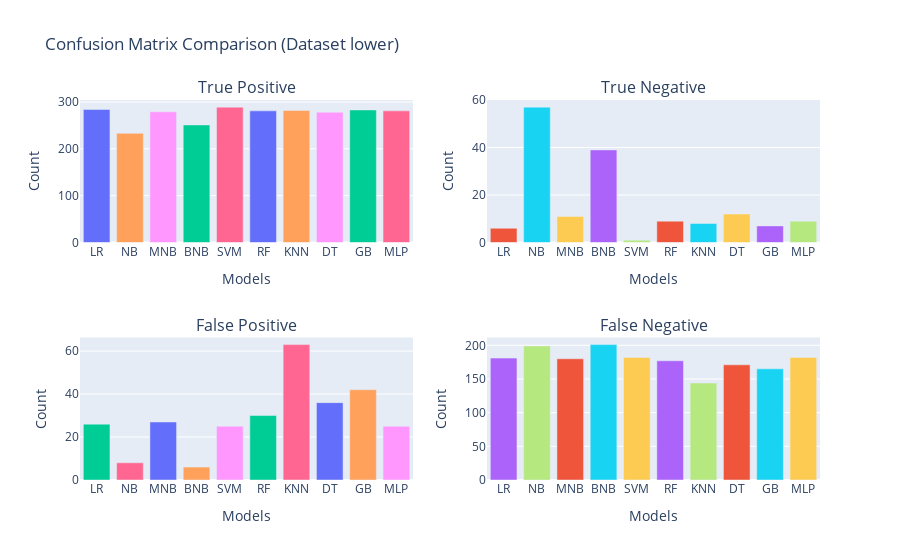
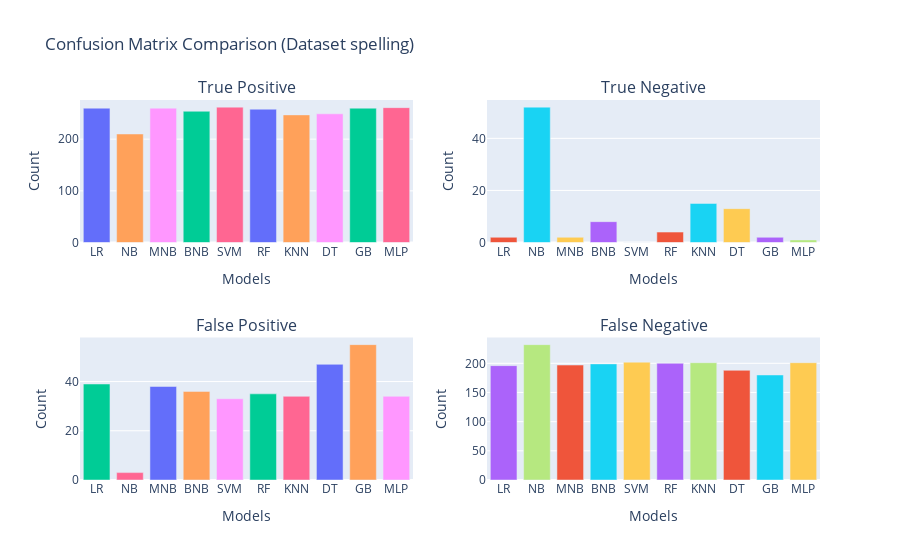
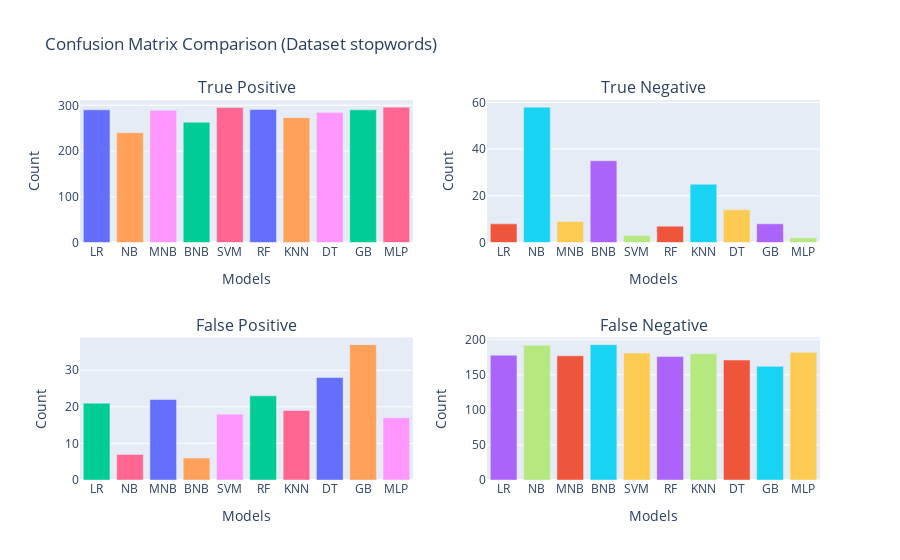
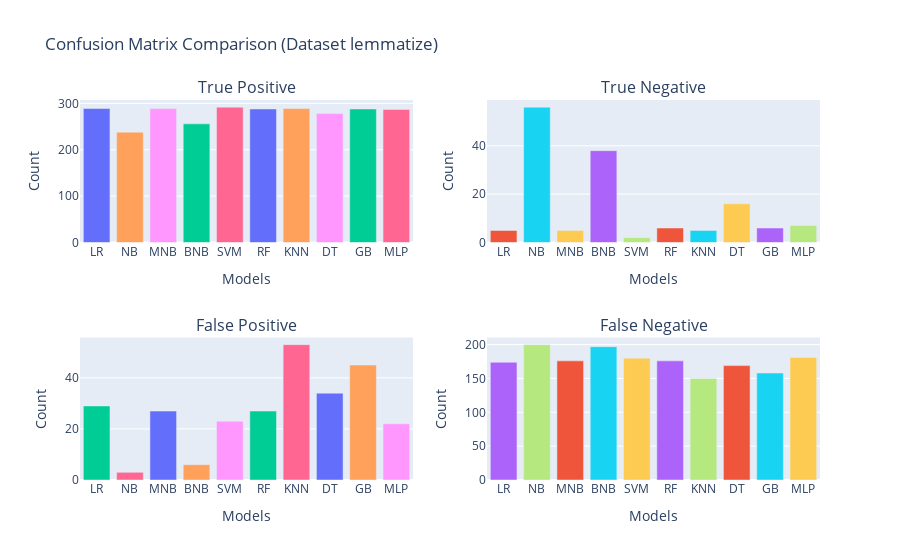

The notebook cell these images were saved under, in order:
### Code cell
for daset in datasets:
    model_names = []
    confusion_matrices = []

    for model in modles:
        model_names.append(model)
        confusion_matrices.append(modles[model][daset.attrs["name"]]['confusion_matrix'])

    # Create subplots for True Positive (TP), True Negative (TN), False Positive (FP), and False Negative (FN)
    fig = make_subplots(rows=2, cols=2, subplot_titles=("True Positive", "True Negative", "False Positive", "False Negative"))

    # Add bar plots for each confusion matrix value
    for i, model_name in enumerate(model_names):
        cm = confusion_matrices[i]
        fig.add_trace(go.Bar(x=[model_name], y=[cm[0][0]], name=model_name, showlegend=False), row=1, col=1)  # TP
        fig.add_trace(go.Bar(x=[model_name], y=[cm[0][1]], name=model_name, showlegend=False), row=1, col=2)  # TN
        fig.add_trace(go.Bar(x=[model_name], y=[cm[1][0]], name=model_name, showlegend=False), row=2, col=1)  # FP
        fig.add_trace(go.Bar(x=[model_name], y=[cm[1][1]], name=model_name, showlegend=False), row=2, col=2)  # FN

    # Update layout and axis titles
    fig.update_layout(title=f"Confusion Matrix Comparison (Dataset {daset.attrs['name']})", barmode="group")
    fig.update_xaxes(title_text="Models", row=1, col=1)
    fig.update_xaxes(title_text="Models", row=1, col=2)
    fig.update_xaxes(title_text="Models", row=2, col=1)
    fig.update_xaxes(title_text="Models", row=2, col=2)

    fig.update_yaxes(title_text="Count", row=1, col=1)
    fig.update_yaxes(title_text="Count", row=1, col=2)
    fig.update_yaxes(title_text="Count", row=2, col=1)
    fig.update_yaxes(title_text="Count", row=2, col=2)

    # Show plot
    fig.show()

### Figure 1 — Plotly figure (JSON) as saved in the notebook; plotly's stock layout.template omitted (floating-point values rounded to 4 significant figures)
{"data": [{"name": "LR", "showlegend": false, "type": "bar", "x": ["LR"], "xaxis": "x", "y": [284], "yaxis": "y"}, {"name": "LR", "showlegend": false, "type": "bar", "x": ["LR"], "xaxis": "x2", "y": [6], "yaxis": "y2"}, {"name": "LR", "showlegend": false, "type": "bar", "x": ["LR"], "xaxis": "x3", "y": [26], "yaxis": "y3"}, {"name": "LR", "showlegend": false, "type": "bar", "x": ["LR"], "xaxis": "x4", "y": [181], "yaxis": "y4"}, {"name": "NB", "showlegend": false, "type": "bar", "x": ["NB"], "xaxis": "x", "y": [233], "yaxis": "y"}, {"name": "NB", "showlegend": false, "type": "bar", "x": ["NB"], "xaxis": "x2", "y": [57], "yaxis": "y2"}, {"name": "NB", "showlegend": false, "type": "bar", "x": ["NB"], "xaxis": "x3", "y": [8], "yaxis": "y3"}, {"name": "NB", "showlegend": false, "type": "bar", "x": ["NB"], "xaxis": "x4", "y": [199], "yaxis": "y4"}, {"name": "MNB", "showlegend": false, "type": "bar", "x": ["MNB"], "xaxis": "x", "y": [279], "yaxis": "y"}, {"name": "MNB", "showlegend": false, "type": "bar", "x": ["MNB"], "xaxis": "x2", "y": [11], "yaxis": "y2"}, {"name": "MNB", "showlegend": false, "type": "bar", "x": ["MNB"], "xaxis": "x3", "y": [27], "yaxis": "y3"}, {"name": "MNB", "showlegend": false, "type": "bar", "x": ["MNB"], "xaxis": "x4", "y": [180], "yaxis": "y4"}, {"name": "BNB", "showlegend": false, "type": "bar", "x": ["BNB"], "xaxis": "x", "y": [251], "yaxis": "y"}, {"name": "BNB", "showlegend": false, "type": "bar", "x": ["BNB"], "xaxis": "x2", "y": [39], "yaxis": "y2"}, {"name": "BNB", "showlegend": false, "type": "bar", "x": ["BNB"], "xaxis": "x3", "y": [6], "yaxis": "y3"}, {"name": "BNB", "showlegend": false, "type": "bar", "x": ["BNB"], "xaxis": "x4", "y": [201], "yaxis": "y4"}, {"name": "SVM", "showlegend": false, "type": "bar", "x": ["SVM"], "xaxis": "x", "y": [289], "yaxis": "y"}, {"name": "SVM", "showlegend": false, "type": "bar", "x": ["SVM"], "xaxis": "x2", "y": [1], "yaxis": "y2"}, {"name": "SVM", "showlegend": false, "type": "bar", "x": ["SVM"], "xaxis": "x3", "y": [25], "yaxis": "y3"}, {"name": "SVM", "showlegend": false, "type": "bar", "x": ["SVM"], "xaxis": "x4", "y": [182], "yaxis": "y4"}, {"name": "RF", "showlegend": false, "type": "bar", "x": ["RF"], "xaxis": "x", "y": [281], "yaxis": "y"}, {"name": "RF", "showlegend": false, "type": "bar", "x": ["RF"], "xaxis": "x2", "y": [9], "yaxis": "y2"}, {"name": "RF", "showlegend": false, "type": "bar", "x": ["RF"], "xaxis": "x3", "y": [30], "yaxis": "y3"}, {"name": "RF", "showlegend": false, "type": "bar", "x": ["RF"], "xaxis": "x4", "y": [177], "yaxis": "y4"}, {"name": "KNN", "showlegend": false, "type": "bar", "x": ["KNN"], "xaxis": "x", "y": [282], "yaxis": "y"}, {"name": "KNN", "showlegend": false, "type": "bar", "x": ["KNN"], "xaxis": "x2", "y": [8], "yaxis": "y2"}, {"name": "KNN", "showlegend": false, "type": "bar", "x": ["KNN"], "xaxis": "x3", "y": [63], "yaxis": "y3"}, {"name": "KNN", "showlegend": false, "type": "bar", "x": ["KNN"], "xaxis": "x4", "y": [144], "yaxis": "y4"}, {"name": "DT", "showlegend": false, "type": "bar", "x": ["DT"], "xaxis": "x", "y": [278], "yaxis": "y"}, {"name": "DT", "showlegend": false, "type": "bar", "x": ["DT"], "xaxis": "x2", "y": [12], "yaxis": "y2"}, {"name": "DT", "showlegend": false, "type": "bar", "x": ["DT"], "xaxis": "x3", "y": [36], "yaxis": "y3"}, {"name": "DT", "showlegend": false, "type": "bar", "x": ["DT"], "xaxis": "x4", "y": [171], "yaxis": "y4"}, {"name": "GB", "showlegend": false, "type": "bar", "x": ["GB"], "xaxis": "x", "y": [283], "yaxis": "y"}, {"name": "GB", "showlegend": false, "type": "bar", "x": ["GB"], "xaxis": "x2", "y": [7], "yaxis": "y2"}, {"name": "GB", "showlegend": false, "type": "bar", "x": ["GB"], "xaxis": "x3", "y": [42], "yaxis": "y3"}, {"name": "GB", "showlegend": false, "type": "bar", "x": ["GB"], "xaxis": "x4", "y": [165], "yaxis": "y4"}, {"name": "MLP", "showlegend": false, "type": "bar", "x": ["MLP"], "xaxis": "x", "y": [281], "yaxis": "y"}, {"name": "MLP", "showlegend": false, "type": "bar", "x": ["MLP"], "xaxis": "x2", "y": [9], "yaxis": "y2"}, {"name": "MLP", "showlegend": false, "type": "bar", "x": ["MLP"], "xaxis": "x3", "y": [25], "yaxis": "y3"}, {"name": "MLP", "showlegend": false, "type": "bar", "x": ["MLP"], "xaxis": "x4", "y": [182], "yaxis": "y4"}], "layout": {"annotations": [{"font": {"size": 16}, "showarrow": false, "text": "True Positive", "x": 0.225, "xanchor": "center", "xref": "paper", "y": 1, "yanchor": "bottom", "yref": "paper"}, {"font": {"size": 16}, "showarrow": false, "text": "True Negative", "x": 0.775, "xanchor": "center", "xref": "paper", "y": 1, "yanchor": "bottom", "yref": "paper"}, {"font": {"size": 16}, "showarrow": false, "text": "False Positive", "x": 0.225, "xanchor": "center", "xref": "paper", "y": 0.375, "yanchor": "bottom", "yref": "paper"}, {"font": {"size": 16}, "showarrow": false, "text": "False Negative", "x": 0.775, "xanchor": "center", "xref": "paper", "y": 0.375, "yanchor": "bottom", "yref": "paper"}], "barmode": "group", "title": {"text": "Confusion Matrix Comparison (Dataset lower)"}, "xaxis": {"anchor": "y", "domain": [0, 0.45], "title": {"text": "Models"}}, "xaxis2": {"anchor": "y2", "domain": [0.55, 1], "title": {"text": "Models"}}, "xaxis3": {"anchor": "y3", "domain": [0, 0.45], "title": {"text": "Models"}}, "xaxis4": {"anchor": "y4", "domain": [0.55, 1], "title": {"text": "Models"}}, "yaxis": {"anchor": "x", "domain": [0.625, 1], "title": {"text": "Count"}}, "yaxis2": {"anchor": "x2", "domain": [0.625, 1], "title": {"text": "Count"}}, "yaxis3": {"anchor": "x3", "domain": [0, 0.375], "title": {"text": "Count"}}, "yaxis4": {"anchor": "x4", "domain": [0, 0.375], "title": {"text": "Count"}}}}

### Figure 2 — Plotly figure (JSON) as saved in the notebook; plotly's stock layout.template omitted (floating-point values rounded to 4 significant figures)
{"data": [{"name": "LR", "showlegend": false, "type": "bar", "x": ["LR"], "xaxis": "x", "y": [260], "yaxis": "y"}, {"name": "LR", "showlegend": false, "type": "bar", "x": ["LR"], "xaxis": "x2", "y": [2], "yaxis": "y2"}, {"name": "LR", "showlegend": false, "type": "bar", "x": ["LR"], "xaxis": "x3", "y": [39], "yaxis": "y3"}, {"name": "LR", "showlegend": false, "type": "bar", "x": ["LR"], "xaxis": "x4", "y": [196], "yaxis": "y4"}, {"name": "NB", "showlegend": false, "type": "bar", "x": ["NB"], "xaxis": "x", "y": [210], "yaxis": "y"}, {"name": "NB", "showlegend": false, "type": "bar", "x": ["NB"], "xaxis": "x2", "y": [52], "yaxis": "y2"}, {"name": "NB", "showlegend": false, "type": "bar", "x": ["NB"], "xaxis": "x3", "y": [3], "yaxis": "y3"}, {"name": "NB", "showlegend": false, "type": "bar", "x": ["NB"], "xaxis": "x4", "y": [232], "yaxis": "y4"}, {"name": "MNB", "showlegend": false, "type": "bar", "x": ["MNB"], "xaxis": "x", "y": [260], "yaxis": "y"}, {"name": "MNB", "showlegend": false, "type": "bar", "x": ["MNB"], "xaxis": "x2", "y": [2], "yaxis": "y2"}, {"name": "MNB", "showlegend": false, "type": "bar", "x": ["MNB"], "xaxis": "x3", "y": [38], "yaxis": "y3"}, {"name": "MNB", "showlegend": false, "type": "bar", "x": ["MNB"], "xaxis": "x4", "y": [197], "yaxis": "y4"}, {"name": "BNB", "showlegend": false, "type": "bar", "x": ["BNB"], "xaxis": "x", "y": [254], "yaxis": "y"}, {"name": "BNB", "showlegend": false, "type": "bar", "x": ["BNB"], "xaxis": "x2", "y": [8], "yaxis": "y2"}, {"name": "BNB", "showlegend": false, "type": "bar", "x": ["BNB"], "xaxis": "x3", "y": [36], "yaxis": "y3"}, {"name": "BNB", "showlegend": false, "type": "bar", "x": ["BNB"], "xaxis": "x4", "y": [199], "yaxis": "y4"}, {"name": "SVM", "showlegend": false, "type": "bar", "x": ["SVM"], "xaxis": "x", "y": [262], "yaxis": "y"}, {"name": "SVM", "showlegend": false, "type": "bar", "x": ["SVM"], "xaxis": "x2", "y": [0], "yaxis": "y2"}, {"name": "SVM", "showlegend": false, "type": "bar", "x": ["SVM"], "xaxis": "x3", "y": [33], "yaxis": "y3"}, {"name": "SVM", "showlegend": false, "type": "bar", "x": ["SVM"], "xaxis": "x4", "y": [202], "yaxis": "y4"}, {"name": "RF", "showlegend": false, "type": "bar", "x": ["RF"], "xaxis": "x", "y": [258], "yaxis": "y"}, {"name": "RF", "showlegend": false, "type": "bar", "x": ["RF"], "xaxis": "x2", "y": [4], "yaxis": "y2"}, {"name": "RF", "showlegend": false, "type": "bar", "x": ["RF"], "xaxis": "x3", "y": [35], "yaxis": "y3"}, {"name": "RF", "showlegend": false, "type": "bar", "x": ["RF"], "xaxis": "x4", "y": [200], "yaxis": "y4"}, {"name": "KNN", "showlegend": false, "type": "bar", "x": ["KNN"], "xaxis": "x", "y": [247], "yaxis": "y"}, {"name": "KNN", "showlegend": false, "type": "bar", "x": ["KNN"], "xaxis": "x2", "y": [15], "yaxis": "y2"}, {"name": "KNN", "showlegend": false, "type": "bar", "x": ["KNN"], "xaxis": "x3", "y": [34], "yaxis": "y3"}, {"name": "KNN", "showlegend": false, "type": "bar", "x": ["KNN"], "xaxis": "x4", "y": [201], "yaxis": "y4"}, {"name": "DT", "showlegend": false, "type": "bar", "x": ["DT"], "xaxis": "x", "y": [249], "yaxis": "y"}, {"name": "DT", "showlegend": false, "type": "bar", "x": ["DT"], "xaxis": "x2", "y": [13], "yaxis": "y2"}, {"name": "DT", "showlegend": false, "type": "bar", "x": ["DT"], "xaxis": "x3", "y": [47], "yaxis": "y3"}, {"name": "DT", "showlegend": false, "type": "bar", "x": ["DT"], "xaxis": "x4", "y": [188], "yaxis": "y4"}, {"name": "GB", "showlegend": false, "type": "bar", "x": ["GB"], "xaxis": "x", "y": [260], "yaxis": "y"}, {"name": "GB", "showlegend": false, "type": "bar", "x": ["GB"], "xaxis": "x2", "y": [2], "yaxis": "y2"}, {"name": "GB", "showlegend": false, "type": "bar", "x": ["GB"], "xaxis": "x3", "y": [55], "yaxis": "y3"}, {"name": "GB", "showlegend": false, "type": "bar", "x": ["GB"], "xaxis": "x4", "y": [180], "yaxis": "y4"}, {"name": "MLP", "showlegend": false, "type": "bar", "x": ["MLP"], "xaxis": "x", "y": [261], "yaxis": "y"}, {"name": "MLP", "showlegend": false, "type": "bar", "x": ["MLP"], "xaxis": "x2", "y": [1], "yaxis": "y2"}, {"name": "MLP", "showlegend": false, "type": "bar", "x": ["MLP"], "xaxis": "x3", "y": [34], "yaxis": "y3"}, {"name": "MLP", "showlegend": false, "type": "bar", "x": ["MLP"], "xaxis": "x4", "y": [201], "yaxis": "y4"}], "layout": {"annotations": [{"font": {"size": 16}, "showarrow": false, "text": "True Positive", "x": 0.225, "xanchor": "center", "xref": "paper", "y": 1, "yanchor": "bottom", "yref": "paper"}, {"font": {"size": 16}, "showarrow": false, "text": "True Negative", "x": 0.775, "xanchor": "center", "xref": "paper", "y": 1, "yanchor": "bottom", "yref": "paper"}, {"font": {"size": 16}, "showarrow": false, "text": "False Positive", "x": 0.225, "xanchor": "center", "xref": "paper", "y": 0.375, "yanchor": "bottom", "yref": "paper"}, {"font": {"size": 16}, "showarrow": false, "text": "False Negative", "x": 0.775, "xanchor": "center", "xref": "paper", "y": 0.375, "yanchor": "bottom", "yref": "paper"}], "barmode": "group", "title": {"text": "Confusion Matrix Comparison (Dataset spelling)"}, "xaxis": {"anchor": "y", "domain": [0, 0.45], "title": {"text": "Models"}}, "xaxis2": {"anchor": "y2", "domain": [0.55, 1], "title": {"text": "Models"}}, "xaxis3": {"anchor": "y3", "domain": [0, 0.45], "title": {"text": "Models"}}, "xaxis4": {"anchor": "y4", "domain": [0.55, 1], "title": {"text": "Models"}}, "yaxis": {"anchor": "x", "domain": [0.625, 1], "title": {"text": "Count"}}, "yaxis2": {"anchor": "x2", "domain": [0.625, 1], "title": {"text": "Count"}}, "yaxis3": {"anchor": "x3", "domain": [0, 0.375], "title": {"text": "Count"}}, "yaxis4": {"anchor": "x4", "domain": [0, 0.375], "title": {"text": "Count"}}}}

### Figure 3 — Plotly figure (JSON) as saved in the notebook; plotly's stock layout.template omitted (floating-point values rounded to 4 significant figures)
{"data": [{"name": "LR", "showlegend": false, "type": "bar", "x": ["LR"], "xaxis": "x", "y": [290], "yaxis": "y"}, {"name": "LR", "showlegend": false, "type": "bar", "x": ["LR"], "xaxis": "x2", "y": [8], "yaxis": "y2"}, {"name": "LR", "showlegend": false, "type": "bar", "x": ["LR"], "xaxis": "x3", "y": [21], "yaxis": "y3"}, {"name": "LR", "showlegend": false, "type": "bar", "x": ["LR"], "xaxis": "x4", "y": [178], "yaxis": "y4"}, {"name": "NB", "showlegend": false, "type": "bar", "x": ["NB"], "xaxis": "x", "y": [240], "yaxis": "y"}, {"name": "NB", "showlegend": false, "type": "bar", "x": ["NB"], "xaxis": "x2", "y": [58], "yaxis": "y2"}, {"name": "NB", "showlegend": false, "type": "bar", "x": ["NB"], "xaxis": "x3", "y": [7], "yaxis": "y3"}, {"name": "NB", "showlegend": false, "type": "bar", "x": ["NB"], "xaxis": "x4", "y": [192], "yaxis": "y4"}, {"name": "MNB", "showlegend": false, "type": "bar", "x": ["MNB"], "xaxis": "x", "y": [289], "yaxis": "y"}, {"name": "MNB", "showlegend": false, "type": "bar", "x": ["MNB"], "xaxis": "x2", "y": [9], "yaxis": "y2"}, {"name": "MNB", "showlegend": false, "type": "bar", "x": ["MNB"], "xaxis": "x3", "y": [22], "yaxis": "y3"}, {"name": "MNB", "showlegend": false, "type": "bar", "x": ["MNB"], "xaxis": "x4", "y": [177], "yaxis": "y4"}, {"name": "BNB", "showlegend": false, "type": "bar", "x": ["BNB"], "xaxis": "x", "y": [263], "yaxis": "y"}, {"name": "BNB", "showlegend": false, "type": "bar", "x": ["BNB"], "xaxis": "x2", "y": [35], "yaxis": "y2"}, {"name": "BNB", "showlegend": false, "type": "bar", "x": ["BNB"], "xaxis": "x3", "y": [6], "yaxis": "y3"}, {"name": "BNB", "showlegend": false, "type": "bar", "x": ["BNB"], "xaxis": "x4", "y": [193], "yaxis": "y4"}, {"name": "SVM", "showlegend": false, "type": "bar", "x": ["SVM"], "xaxis": "x", "y": [295], "yaxis": "y"}, {"name": "SVM", "showlegend": false, "type": "bar", "x": ["SVM"], "xaxis": "x2", "y": [3], "yaxis": "y2"}, {"name": "SVM", "showlegend": false, "type": "bar", "x": ["SVM"], "xaxis": "x3", "y": [18], "yaxis": "y3"}, {"name": "SVM", "showlegend": false, "type": "bar", "x": ["SVM"], "xaxis": "x4", "y": [181], "yaxis": "y4"}, {"name": "RF", "showlegend": false, "type": "bar", "x": ["RF"], "xaxis": "x", "y": [291], "yaxis": "y"}, {"name": "RF", "showlegend": false, "type": "bar", "x": ["RF"], "xaxis": "x2", "y": [7], "yaxis": "y2"}, {"name": "RF", "showlegend": false, "type": "bar", "x": ["RF"], "xaxis": "x3", "y": [23], "yaxis": "y3"}, {"name": "RF", "showlegend": false, "type": "bar", "x": ["RF"], "xaxis": "x4", "y": [176], "yaxis": "y4"}, {"name": "KNN", "showlegend": false, "type": "bar", "x": ["KNN"], "xaxis": "x", "y": [273], "yaxis": "y"}, {"name": "KNN", "showlegend": false, "type": "bar", "x": ["KNN"], "xaxis": "x2", "y": [25], "yaxis": "y2"}, {"name": "KNN", "showlegend": false, "type": "bar", "x": ["KNN"], "xaxis": "x3", "y": [19], "yaxis": "y3"}, {"name": "KNN", "showlegend": false, "type": "bar", "x": ["KNN"], "xaxis": "x4", "y": [180], "yaxis": "y4"}, {"name": "DT", "showlegend": false, "type": "bar", "x": ["DT"], "xaxis": "x", "y": [284], "yaxis": "y"}, {"name": "DT", "showlegend": false, "type": "bar", "x": ["DT"], "xaxis": "x2", "y": [14], "yaxis": "y2"}, {"name": "DT", "showlegend": false, "type": "bar", "x": ["DT"], "xaxis": "x3", "y": [28], "yaxis": "y3"}, {"name": "DT", "showlegend": false, "type": "bar", "x": ["DT"], "xaxis": "x4", "y": [171], "yaxis": "y4"}, {"name": "GB", "showlegend": false, "type": "bar", "x": ["GB"], "xaxis": "x", "y": [290], "yaxis": "y"}, {"name": "GB", "showlegend": false, "type": "bar", "x": ["GB"], "xaxis": "x2", "y": [8], "yaxis": "y2"}, {"name": "GB", "showlegend": false, "type": "bar", "x": ["GB"], "xaxis": "x3", "y": [37], "yaxis": "y3"}, {"name": "GB", "showlegend": false, "type": "bar", "x": ["GB"], "xaxis": "x4", "y": [162], "yaxis": "y4"}, {"name": "MLP", "showlegend": false, "type": "bar", "x": ["MLP"], "xaxis": "x", "y": [296], "yaxis": "y"}, {"name": "MLP", "showlegend": false, "type": "bar", "x": ["MLP"], "xaxis": "x2", "y": [2], "yaxis": "y2"}, {"name": "MLP", "showlegend": false, "type": "bar", "x": ["MLP"], "xaxis": "x3", "y": [17], "yaxis": "y3"}, {"name": "MLP", "showlegend": false, "type": "bar", "x": ["MLP"], "xaxis": "x4", "y": [182], "yaxis": "y4"}], "layout": {"annotations": [{"font": {"size": 16}, "showarrow": false, "text": "True Positive", "x": 0.225, "xanchor": "center", "xref": "paper", "y": 1, "yanchor": "bottom", "yref": "paper"}, {"font": {"size": 16}, "showarrow": false, "text": "True Negative", "x": 0.775, "xanchor": "center", "xref": "paper", "y": 1, "yanchor": "bottom", "yref": "paper"}, {"font": {"size": 16}, "showarrow": false, "text": "False Positive", "x": 0.225, "xanchor": "center", "xref": "paper", "y": 0.375, "yanchor": "bottom", "yref": "paper"}, {"font": {"size": 16}, "showarrow": false, "text": "False Negative", "x": 0.775, "xanchor": "center", "xref": "paper", "y": 0.375, "yanchor": "bottom", "yref": "paper"}], "barmode": "group", "title": {"text": "Confusion Matrix Comparison (Dataset stopwords)"}, "xaxis": {"anchor": "y", "domain": [0, 0.45], "title": {"text": "Models"}}, "xaxis2": {"anchor": "y2", "domain": [0.55, 1], "title": {"text": "Models"}}, "xaxis3": {"anchor": "y3", "domain": [0, 0.45], "title": {"text": "Models"}}, "xaxis4": {"anchor": "y4", "domain": [0.55, 1], "title": {"text": "Models"}}, "yaxis": {"anchor": "x", "domain": [0.625, 1], "title": {"text": "Count"}}, "yaxis2": {"anchor": "x2", "domain": [0.625, 1], "title": {"text": "Count"}}, "yaxis3": {"anchor": "x3", "domain": [0, 0.375], "title": {"text": "Count"}}, "yaxis4": {"anchor": "x4", "domain": [0, 0.375], "title": {"text": "Count"}}}}

### Figure 4 — Plotly figure (JSON) as saved in the notebook; plotly's stock layout.template omitted (floating-point values rounded to 4 significant figures)
{"data": [{"name": "LR", "showlegend": false, "type": "bar", "x": ["LR"], "xaxis": "x", "y": [289], "yaxis": "y"}, {"name": "LR", "showlegend": false, "type": "bar", "x": ["LR"], "xaxis": "x2", "y": [5], "yaxis": "y2"}, {"name": "LR", "showlegend": false, "type": "bar", "x": ["LR"], "xaxis": "x3", "y": [29], "yaxis": "y3"}, {"name": "LR", "showlegend": false, "type": "bar", "x": ["LR"], "xaxis": "x4", "y": [174], "yaxis": "y4"}, {"name": "NB", "showlegend": false, "type": "bar", "x": ["NB"], "xaxis": "x", "y": [238], "yaxis": "y"}, {"name": "NB", "showlegend": false, "type": "bar", "x": ["NB"], "xaxis": "x2", "y": [56], "yaxis": "y2"}, {"name": "NB", "showlegend": false, "type": "bar", "x": ["NB"], "xaxis": "x3", "y": [3], "yaxis": "y3"}, {"name": "NB", "showlegend": false, "type": "bar", "x": ["NB"], "xaxis": "x4", "y": [200], "yaxis": "y4"}, {"name": "MNB", "showlegend": false, "type": "bar", "x": ["MNB"], "xaxis": "x", "y": [289], "yaxis": "y"}, {"name": "MNB", "showlegend": false, "type": "bar", "x": ["MNB"], "xaxis": "x2", "y": [5], "yaxis": "y2"}, {"name": "MNB", "showlegend": false, "type": "bar", "x": ["MNB"], "xaxis": "x3", "y": [27], "yaxis": "y3"}, {"name": "MNB", "showlegend": false, "type": "bar", "x": ["MNB"], "xaxis": "x4", "y": [176], "yaxis": "y4"}, {"name": "BNB", "showlegend": false, "type": "bar", "x": ["BNB"], "xaxis": "x", "y": [256], "yaxis": "y"}, {"name": "BNB", "showlegend": false, "type": "bar", "x": ["BNB"], "xaxis": "x2", "y": [38], "yaxis": "y2"}, {"name": "BNB", "showlegend": false, "type": "bar", "x": ["BNB"], "xaxis": "x3", "y": [6], "yaxis": "y3"}, {"name": "BNB", "showlegend": false, "type": "bar", "x": ["BNB"], "xaxis": "x4", "y": [197], "yaxis": "y4"}, {"name": "SVM", "showlegend": false, "type": "bar", "x": ["SVM"], "xaxis": "x", "y": [292], "yaxis": "y"}, {"name": "SVM", "showlegend": false, "type": "bar", "x": ["SVM"], "xaxis": "x2", "y": [2], "yaxis": "y2"}, {"name": "SVM", "showlegend": false, "type": "bar", "x": ["SVM"], "xaxis": "x3", "y": [23], "yaxis": "y3"}, {"name": "SVM", "showlegend": false, "type": "bar", "x": ["SVM"], "xaxis": "x4", "y": [180], "yaxis": "y4"}, {"name": "RF", "showlegend": false, "type": "bar", "x": ["RF"], "xaxis": "x", "y": [288], "yaxis": "y"}, {"name": "RF", "showlegend": false, "type": "bar", "x": ["RF"], "xaxis": "x2", "y": [6], "yaxis": "y2"}, {"name": "RF", "showlegend": false, "type": "bar", "x": ["RF"], "xaxis": "x3", "y": [27], "yaxis": "y3"}, {"name": "RF", "showlegend": false, "type": "bar", "x": ["RF"], "xaxis": "x4", "y": [176], "yaxis": "y4"}, {"name": "KNN", "showlegend": false, "type": "bar", "x": ["KNN"], "xaxis": "x", "y": [289], "yaxis": "y"}, {"name": "KNN", "showlegend": false, "type": "bar", "x": ["KNN"], "xaxis": "x2", "y": [5], "yaxis": "y2"}, {"name": "KNN", "showlegend": false, "type": "bar", "x": ["KNN"], "xaxis": "x3", "y": [53], "yaxis": "y3"}, {"name": "KNN", "showlegend": false, "type": "bar", "x": ["KNN"], "xaxis": "x4", "y": [150], "yaxis": "y4"}, {"name": "DT", "showlegend": false, "type": "bar", "x": ["DT"], "xaxis": "x", "y": [278], "yaxis": "y"}, {"name": "DT", "showlegend": false, "type": "bar", "x": ["DT"], "xaxis": "x2", "y": [16], "yaxis": "y2"}, {"name": "DT", "showlegend": false, "type": "bar", "x": ["DT"], "xaxis": "x3", "y": [34], "yaxis": "y3"}, {"name": "DT", "showlegend": false, "type": "bar", "x": ["DT"], "xaxis": "x4", "y": [169], "yaxis": "y4"}, {"name": "GB", "showlegend": false, "type": "bar", "x": ["GB"], "xaxis": "x", "y": [288], "yaxis": "y"}, {"name": "GB", "showlegend": false, "type": "bar", "x": ["GB"], "xaxis": "x2", "y": [6], "yaxis": "y2"}, {"name": "GB", "showlegend": false, "type": "bar", "x": ["GB"], "xaxis": "x3", "y": [45], "yaxis": "y3"}, {"name": "GB", "showlegend": false, "type": "bar", "x": ["GB"], "xaxis": "x4", "y": [158], "yaxis": "y4"}, {"name": "MLP", "showlegend": false, "type": "bar", "x": ["MLP"], "xaxis": "x", "y": [287], "yaxis": "y"}, {"name": "MLP", "showlegend": false, "type": "bar", "x": ["MLP"], "xaxis": "x2", "y": [7], "yaxis": "y2"}, {"name": "MLP", "showlegend": false, "type": "bar", "x": ["MLP"], "xaxis": "x3", "y": [22], "yaxis": "y3"}, {"name": "MLP", "showlegend": false, "type": "bar", "x": ["MLP"], "xaxis": "x4", "y": [181], "yaxis": "y4"}], "layout": {"annotations": [{"font": {"size": 16}, "showarrow": false, "text": "True Positive", "x": 0.225, "xanchor": "center", "xref": "paper", "y": 1, "yanchor": "bottom", "yref": "paper"}, {"font": {"size": 16}, "showarrow": false, "text": "True Negative", "x": 0.775, "xanchor": "center", "xref": "paper", "y": 1, "yanchor": "bottom", "yref": "paper"}, {"font": {"size": 16}, "showarrow": false, "text": "False Positive", "x": 0.225, "xanchor": "center", "xref": "paper", "y": 0.375, "yanchor": "bottom", "yref": "paper"}, {"font": {"size": 16}, "showarrow": false, "text": "False Negative", "x": 0.775, "xanchor": "center", "xref": "paper", "y": 0.375, "yanchor": "bottom", "yref": "paper"}], "barmode": "group", "title": {"text": "Confusion Matrix Comparison (Dataset lemmatize)"}, "xaxis": {"anchor": "y", "domain": [0, 0.45], "title": {"text": "Models"}}, "xaxis2": {"anchor": "y2", "domain": [0.55, 1], "title": {"text": "Models"}}, "xaxis3": {"anchor": "y3", "domain": [0, 0.45], "title": {"text": "Models"}}, "xaxis4": {"anchor": "y4", "domain": [0.55, 1], "title": {"text": "Models"}}, "yaxis": {"anchor": "x", "domain": [0.625, 1], "title": {"text": "Count"}}, "yaxis2": {"anchor": "x2", "domain": [0.625, 1], "title": {"text": "Count"}}, "yaxis3": {"anchor": "x3", "domain": [0, 0.375], "title": {"text": "Count"}}, "yaxis4": {"anchor": "x4", "domain": [0, 0.375], "title": {"text": "Count"}}}}
